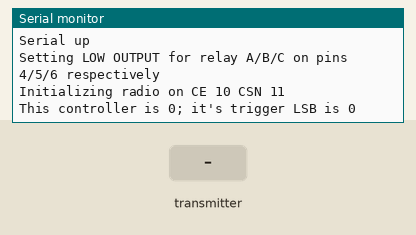
This sketch was run on a simulated Arduino Nano, built with avr-gcc and run on an emulated ATmega328P. On the bench: the last lines printed to the serial monitor. Inputs (shaded band) come from the test bench. No radio packets arrive unless stated.

Above: at 1.2 s.
1.3 s: the transmitter starts sending trigger_states = 1
At 2.5 s:
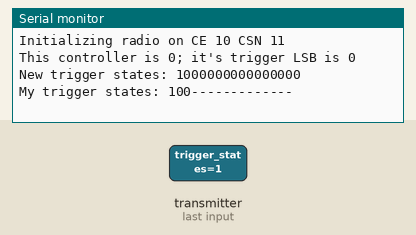
2.8 s: the transmitter starts sending trigger_states = 0
At 3.6 s:
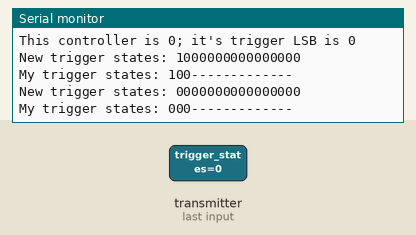

The sketch:

relay_reciever.ino
```cpp
/*
 *  Board settings:
 *  Arduino Nano
 *  ATMega328p (Old Bootloader)
 */

#include <SPI.h>
#include <nRF24L01.h>
#include <RF24.h>

// ----- uncomment 1 per controller ----- //
#define THIS_CONTROLLER 0 // YELLOW
//#define THIS_CONTROLLER 1 // BLUE
//#define THIS_CONTROLLER 2 // GREEN
//#define THIS_CONTROLLER 3 // RED
//#define THIS_CONTROLLER 4 // BLACK

// radio
#define RADIO_CE_PIN 10
#define RADIO_CSN_PIN 11
RF24 radio(RADIO_CE_PIN, RADIO_CSN_PIN);
// Byte array representing the radio address
// (needs to be same on the receiving side)
const byte radio_address[5] = {'P','R','P','L','E'};

// the single int sent over the air, in which each bit represents
// a single relay state on the recieving end
int trigger_states;
int previous_trigger_states;

#define TRIGGER_A_PIN 4//2
#define TRIGGER_B_PIN 5//3
#define TRIGGER_C_PIN 6//4

void readAir() {
  if (radio.available()) {
    radio.read(&trigger_states, sizeof(trigger_states));
  }
} // /readAir()

void fireRelays() {

  digitalWrite(TRIGGER_A_PIN, bitRead(trigger_states, THIS_CONTROLLER*3));
  digitalWrite(TRIGGER_B_PIN, bitRead(trigger_states, (THIS_CONTROLLER*3)+1));
  digitalWrite(TRIGGER_C_PIN, bitRead(trigger_states, (THIS_CONTROLLER*3)+2));

} // fireRelays()

void setup() {

  Serial.begin(115200);
  while (!Serial) {}
  Serial.println("Serial up");

  // relay pins
  Serial.print("Setting LOW OUTPUT for relay A/B/C on pins ");
  Serial.print(TRIGGER_A_PIN);
  Serial.print("/");
  Serial.print(TRIGGER_B_PIN);
  Serial.print("/");
  Serial.print(TRIGGER_C_PIN);
  Serial.println(" respectively");
  // make sure they are HIGH when we start -
  // we're doing normally-closed mode so if power disappears,
  // relay closes
  digitalWrite(TRIGGER_A_PIN, HIGH);
  digitalWrite(TRIGGER_B_PIN, HIGH);
  digitalWrite(TRIGGER_C_PIN, HIGH);
  pinMode(TRIGGER_A_PIN, OUTPUT);
  pinMode(TRIGGER_B_PIN, OUTPUT);
  pinMode(TRIGGER_C_PIN, OUTPUT);

  // init radio
  Serial.print("Initializing radio on CE ");
  Serial.print(RADIO_CE_PIN);
  Serial.print(" CSN ");
  Serial.println(RADIO_CSN_PIN);
  radio.begin();
  radio.setPALevel(RF24_PA_MIN);  // set MIN or MAX
  radio.setChannel(0x6C);
  //radio.setAutoAck(false);
  radio.openReadingPipe(1, radio_address);
  // set the module as receiver
  radio.startListening();

  Serial.print("This controller is ");
  Serial.print(THIS_CONTROLLER);
  Serial.print("; it's trigger LSB is ");
  Serial.println(THIS_CONTROLLER*3);

} // /setup()

void loop() {

  previous_trigger_states = trigger_states;
  readAir();
  fireRelays();

  // print trigger states to console on change
  if (trigger_states != previous_trigger_states) {
    Serial.print("New trigger states: ");
    for (uint8_t i = 0; i<16; i++) {
      Serial.print(bitRead(trigger_states, i));
    }
    Serial.println();
    Serial.print("My trigger states: ");
    for (uint8_t i = 0; i<16; i++) {
      if (i>=THIS_CONTROLLER*3 && i<(THIS_CONTROLLER*3)+3) {
        Serial.print(bitRead(trigger_states, i));
      } else {
        Serial.print("-");
      }
    }
    Serial.println();
  }

} // /loop()
```

Measured:
- after the input at 1.3 s, the serial monitor: prints a new line at once (image 1)
- after the input at 2.8 s, the serial monitor: prints a new line at once (image 2)
